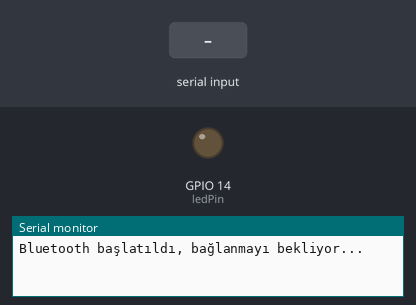
The sketch below on a simulated ESP32. Parts: output pins drawn as LEDs (lit = HIGH), the last lines printed to the serial monitor. Inputs (shaded band) come from the test bench. Nothing arrives over Bluetooth unless stated.

Above: at 1.2 s.
1.3 s: "1" received over the second serial link
At 2.5 s:
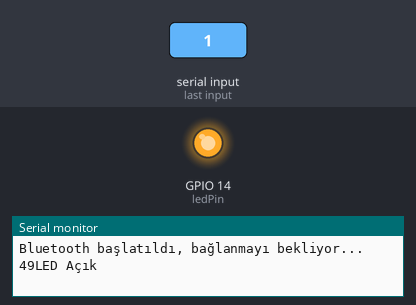
2.8 s: "0" received over the second serial link
At 3.6 s:
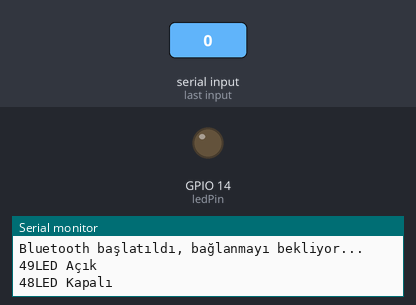
Timing chart, 0 to 5.8 s (numbered marks = the images above; inputs shaded):
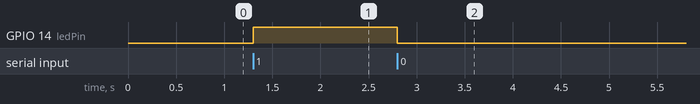

The sketch:

sketch_oct8a.ino
```cpp
#include "BluetoothSerial.h"
#define ledPin 14
int state = 0;

BluetoothSerial SerialBT;

void setup() {
  // Seri iletişimi başlat
  Serial.begin(115200);
  SerialBT.begin("DeneyapKart"); // Bluetooth cihaz adı
  Serial.println("Bluetooth başlatıldı, bağlanmayı bekliyor...");
  pinMode(ledPin, OUTPUT);
  digitalWrite(ledPin, LOW);

}

void loop() {
  if (SerialBT.available() > 0) {  // Bluetooth üzerinden veri kontrolü
    state = SerialBT.read();       // Bluetooth verisini oku
    Serial.print(state);
    if (state == '0') {  // '0' gelirse LED söner
      digitalWrite(ledPin, LOW);
      Serial.println("LED Kapalı");
    }
    else if (state == '1') {  // '1' gelirse LED yanar
      digitalWrite(ledPin, HIGH);
      Serial.println("LED Açık");
    }
  }
}
```

Measured:
- after the input at 1.3 s, GPIO 14 (ledPin): LOW → HIGH at once
- after the input at 2.8 s, GPIO 14 (ledPin): HIGH → LOW at once
